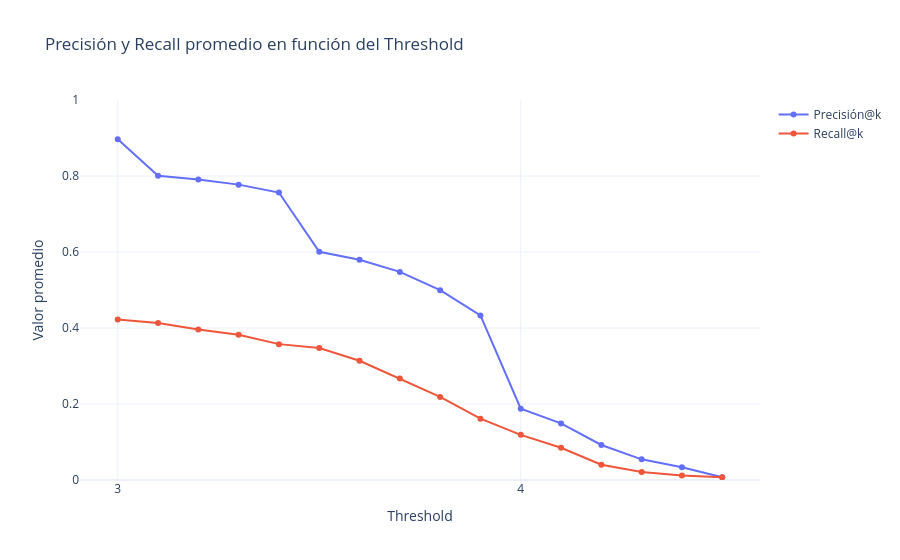

The notebook cell saved with this chart:
### Code cell
import numpy as np
import plotly.graph_objects as go

# Rango de thresholds
thresholds = np.arange(3.0, 4.6, 0.1)

mean_precisions = []
mean_recalls = []

for t in thresholds:
    precisions, recalls = precision_recall_at_k(svd_predictions, k=10, threshold=t)
    mean_precisions.append(np.mean(list(precisions.values())))
    mean_recalls.append(np.mean(list(recalls.values())))


fig = go.Figure()


fig.add_trace(go.Scatter(
    x=thresholds, y=mean_precisions,
    mode='lines+markers',
    name='Precisión@k'
))


fig.add_trace(go.Scatter(
    x=thresholds, y=mean_recalls,
    mode='lines+markers',
    name='Recall@k'
))


fig.update_layout(
    title='Precisión y Recall promedio en función del Threshold',
    xaxis_title='Threshold',
    yaxis_title='Valor promedio',
    xaxis=dict(tickmode='linear'),
    yaxis=dict(range=[0, 1]),
    template='plotly_white'
)

fig.show()

### Figure 1 — Plotly figure (JSON) as saved in the notebook; plotly's stock layout.template omitted (floating-point values rounded to 4 significant figures)
{"data": [{"mode": "lines+markers", "name": "Precisión@k", "type": "scatter", "x": [3.0, 3.1, 3.2, 3.3, 3.4, 3.5, 3.6, 3.7, 3.8, 3.9, 4.0, 4.1, 4.2, 4.3, 4.4, 4.5], "y": [0.8964, 0.8005, 0.7908, 0.7773, 0.7564, 0.6006, 0.5795, 0.5476, 0.4994, 0.4332, 0.1878, 0.1489, 0.09219, 0.05441, 0.03371, 0.007476]}, {"mode": "lines+markers", "name": "Recall@k", "type": "scatter", "x": [3.0, 3.1, 3.2, 3.3, 3.4, 3.5, 3.6, 3.7, 3.8, 3.9, 4.0, 4.1, 4.2, 4.3, 4.4, 4.5], "y": [0.4221, 0.4132, 0.3963, 0.3822, 0.3575, 0.3472, 0.3138, 0.267, 0.2186, 0.1614, 0.1188, 0.08491, 0.04028, 0.02096, 0.01192, 0.006939]}], "layout": {"title": {"text": "Precisión y Recall promedio en función del Threshold"}, "xaxis": {"tickmode": "linear", "title": {"text": "Threshold"}}, "yaxis": {"range": [0, 1], "title": {"text": "Valor promedio"}}}}
